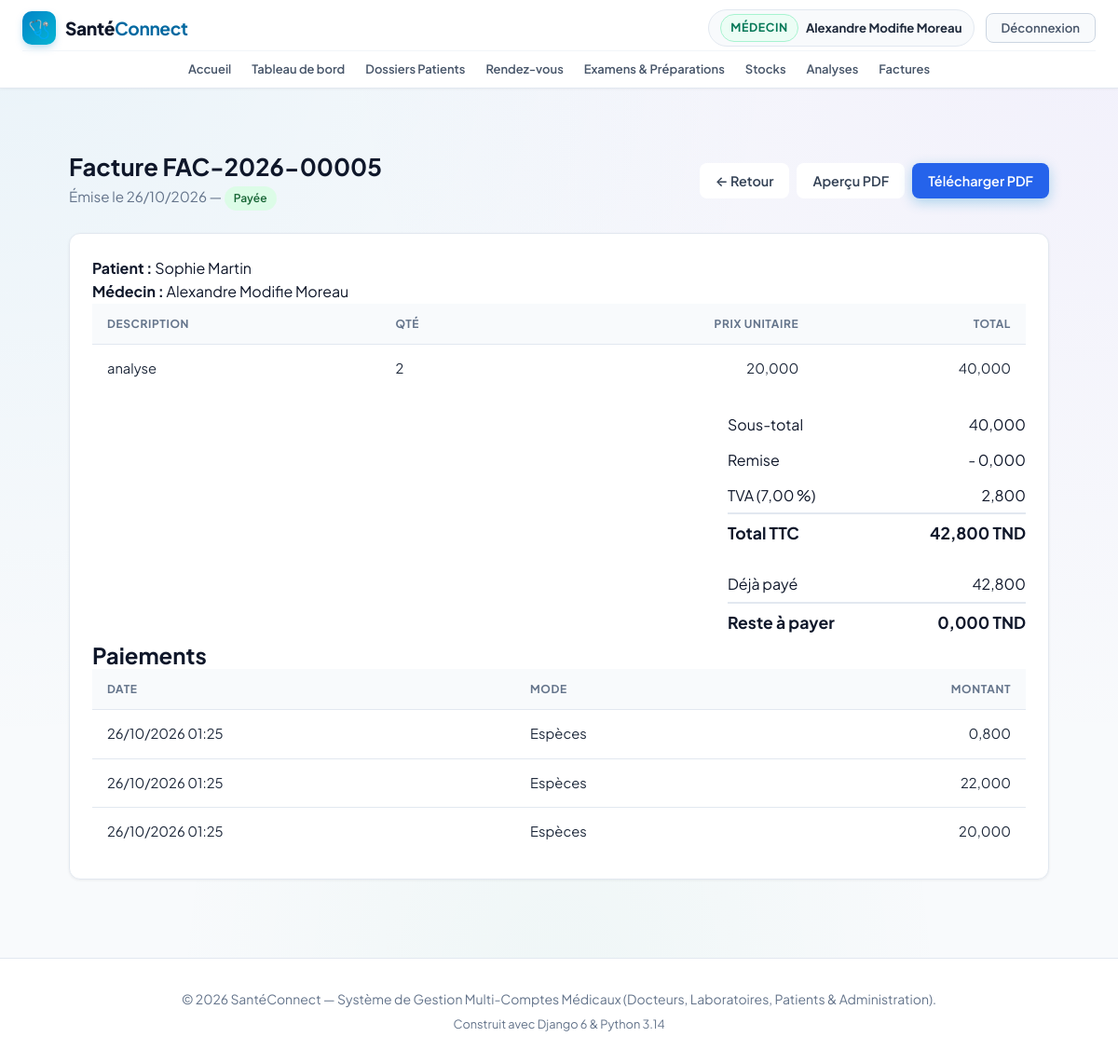
/billing/factures/8/ (signed in), run on the app's committed database.
### accounts/models.py (models this page shows, shortened)
class User(AbstractUser):
    class Role(models.TextChoices):
        ADMIN = 'ADMIN', 'Administrateur'
        DOCTEUR = 'DOCTEUR', 'Médecin'
        LABORATOIRE = 'LABORATOIRE', 'Laborantin'
        PATIENT = 'PATIENT', 'Patient'
    role = models.CharField(
        max_length=20,
        choices=Role.choices,
        default=Role.PATIENT,
        verbose_name="Rôle utilisateur"
    )
    phone = models.CharField(max_length=25, blank=True, null=True, verbose_name="Téléphone")
    address = models.CharField(max_length=255, blank=True, null=True, verbose_name="Adresse")
    city = models.CharField(max_length=100, blank=True, null=True, verbose_name="Ville")
    is_verified = models.BooleanField(
        default=False,
        verbose_name="Compte certifié / validé",
        help_text="Coché par l'administrateur pour valider l'activité d'un docteur ou laboratoire."
    )
    objects = CustomUserManager()
    class Meta:
        verbose_name = "Utilisateur"
        verbose_name_plural = "Tous les Utilisateurs"
    @property
    def is_doctor(self):
        return self.role == self.Role.DOCTEUR
    @property
    def is_laboratory(self):
        return self.role == self.Role.LABORATOIRE
    @property
    def is_patient(self):
        return self.role == self.Role.PATIENT
    @property
    def is_admin_user(self):
        return self.role == self.Role.ADMIN or self.is_superuser

### billing/models.py (models this page shows, shortened)
class Facture(models.Model):
    class Statut(models.TextChoices):
        EN_ATTENTE = 'EN_ATTENTE', 'En attente'
        PARTIELLE = 'PARTIELLE', 'Partiellement payée'
        PAYEE = 'PAYEE', 'Payée'
        ANNULEE = 'ANNULEE', 'Annulée'
    numero = models.CharField("Numéro", max_length=20, unique=True, blank=True)
    patient = models.ForeignKey(settings.AUTH_USER_MODEL, on_delete=models.PROTECT,
                                related_name='factures_patient',
                                limit_choices_to={'role': 'PATIENT'})
    medecin = models.ForeignKey(settings.AUTH_USER_MODEL, on_delete=models.PROTECT,
                                related_name='factures_medecin', null=True, blank=True,
                                limit_choices_to={'role': 'DOCTEUR'})
    date_emission = models.DateField("Date d'émission", auto_now_add=True)
    statut = models.CharField("Statut", max_length=20,
                              choices=Statut.choices, default=Statut.EN_ATTENTE)
    remise = models.DecimalField("Remise", max_digits=12, decimal_places=3, default=0)
    tva = models.DecimalField("TVA (%)", max_digits=5, decimal_places=2, default=0)
    class Meta:
        ordering = ['-date_emission', '-id']
    @property
    def sous_total(self):
        return sum((l.total for l in self.lignes.all()), Decimal('0'))
    @property
    def total_ht(self):
        return max(self.sous_total - self.remise, Decimal('0'))
    @property
    def montant_tva(self):
        return (self.total_ht * self.tva / Decimal('100')).quantize(Decimal('0.001'))
    @property
    def total_ttc(self):
        return self.total_ht + self.montant_tva
    def total_paye(self):
        return sum((p.montant for p in self.paiements.all()), Decimal('0'))
    def reste_a_payer(self):
        return self.total_ttc - self.total_paye()

class LigneFacture(models.Model):
    facture = models.ForeignKey(Facture, on_delete=models.CASCADE, related_name='lignes')
    tarif = models.ForeignKey(Tarif, on_delete=models.SET_NULL, null=True, blank=True)
    description = models.CharField("Description", max_length=200)
    reference = models.CharField("Référence", max_length=50, blank=True)
    quantite = models.PositiveIntegerField("Quantité", default=1)
    prix_unitaire = models.DecimalField("Prix unitaire", max_digits=12, decimal_places=3)
    @property
    def total(self):
        return self.quantite * self.prix_unitaire

class Paiement(models.Model):
    class Mode(models.TextChoices):
        ESPECES = 'ESPECES', 'Espèces'
        CARTE = 'CARTE', 'Carte bancaire'
        CHEQUE = 'CHEQUE', 'Chèque'
        VIREMENT = 'VIREMENT', 'Virement'
    facture = models.ForeignKey(Facture, on_delete=models.PROTECT, related_name='paiements')
    montant = models.DecimalField("Montant", max_digits=12, decimal_places=3,
                                  validators=[MinValueValidator(Decimal('0.001'))])
    mode = models.CharField("Mode", max_length=10, choices=Mode.choices, default=Mode.ESPECES)
    date_paiement = models.DateTimeField("Date", default=timezone.now)
    enregistre_par = models.ForeignKey(settings.AUTH_USER_MODEL, null=True, blank=True,
                                       on_delete=models.SET_NULL, related_name='+')
    class Meta:
        ordering = ['-date_paiement']

### billing/views.py (the view)
# urls.py: path('factures/<int:pk>/', views.facture_detail, name='facture_detail'),
@billing_access_required
def facture_detail(request, pk):
    facture = get_object_or_404(factures_visibles(request.user), pk=pk)
    peut_gerer = request.user.is_admin_user or request.user.is_doctor
    return render(request, 'billing/facture_detail.html',
                  {'facture': facture, 'peut_gerer': peut_gerer})

### billing/permissions.py (called while the page is built)
def role_required(test):
    def decorator(view):
        @wraps(view)
        def wrapper(request, *args, **kwargs):
            if not request.user.is_authenticated:
                return redirect_to_login(request.get_full_path())
            if not test(request.user):
                raise PermissionDenied
            return view(request, *args, **kwargs)
        return wrapper
    return decorator

def _is_billing_staff(u):
    return u.is_admin_user or (u.is_doctor and u.is_verified)

def _can_see_billing(u):
    return _is_billing_staff(u) or u.is_patient

def factures_visibles(user):
    from .models import Facture
    qs = Facture.objects.select_related('patient', 'medecin')
    if user.is_admin_user:
        return qs
    if user.is_doctor and user.is_verified:
        return qs.filter(medecin=user)
    if user.is_patient:
        return qs.filter(patient=user)
    return qs.none()

### billing/templates/billing/facture_detail.html (shortened to what this page needs)
{% extends 'base.html' %}
{% load static %}
{% block extra_css %}<link rel="stylesheet" href="{% static 'billing/billing.css' %}">{% endblock %}
{% block content %}
<div class="container billing-page">
    <div class="page-header">
        <div>
            <h1>Facture {{ facture.numero }}</h1>
            <p>Émise le {{ facture.date_emission|date:"d/m/Y" }} —
               <span class="badge badge-{{ facture.statut|lower }}">{{ facture.get_statut_display }}</span></p>
        </div>
        <div class="actions">
            <a href="{% url 'facture_list' %}" class="btn btn-light">← Retour</a>
            <a href="{% url 'facture_pdf' facture.pk %}?apercu=1" target="_blank" rel="noopener"
               class="btn btn-light"
               aria-label="Aperçu PDF de la facture {{ facture.numero }} (nouvel onglet)">Aperçu PDF</a>
            <a href="{% url 'facture_pdf' facture.pk %}" class="btn btn-primary"
               aria-label="Télécharger le PDF de la facture {{ facture.numero }}">Télécharger PDF</a>
        </div>
    </div>
    <div class="card"><div class="card-body">
        <p><strong>Patient :</strong> {{ facture.patient.get_full_name|default:facture.patient.username }}</p>
        {% if facture.medecin %}
        <p><strong>Médecin :</strong> {{ facture.medecin.get_full_name|default:facture.medecin.username }}</p>
        {% endif %}
        <div class="table-wrap">
        <table>
            <thead>
                <tr>
                    <th scope="col">Description</th>
                    <th scope="col">Qté</th>
                    <th scope="col" class="text-right">Prix unitaire</th>
                    <th scope="col" class="text-right">Total</th>
                </tr>
            </thead>
            <tbody>
                {% for l in facture.lignes.all %}
                <tr>
                    <td>{{ l.description }}</td>
                    <td>{{ l.quantite }}</td>
                    <td class="text-right">{{ l.prix_unitaire|floatformat:3 }}</td>
                    <td class="text-right">{{ l.total|floatformat:3 }}</td>
                </tr>
                {% empty %}
                <tr><td colspan="4" class="empty">Aucune ligne.</td></tr>
                {% endfor %}
            </tbody>
        </table>
        </div>
        <div class="totals">
            <div><span>Sous-total</span><span>{{ facture.sous_total|floatformat:3 }}</span></div>
            <div><span>Remise</span><span>- {{ facture.remise|floatformat:3 }}</span></div>
            <div><span>TVA ({{ facture.tva }} %)</span><span>{{ facture.montant_tva|floatformat:3 }}</span></div>
            <div class="grand"><span>Total TTC</span><span>{{ facture.total_ttc|floatformat:3 }} TND</span></div>
        </div>
        <div class="totals">
            <div><span>Déjà payé</span><span>{{ facture.total_paye|floatformat:3 }}</span></div>
            <div class="grand"><span>Reste à payer</span><span>{{ facture.reste_a_payer|floatformat:3 }} TND</span></div>
        </div>
        <h2>Paiements</h2>
        <div class="table-wrap">
        <table>
            <thead>
                <tr>
                    <th scope="col">Date</th>
                    <th scope="col">Mode</th>
                    <th scope="col" class="text-right">Montant</th>
                </tr>
            </thead>
            <tbody>
                {% for p in facture.paiements.all %}
                <tr>
                    <td>{{ p.date_paiement|date:"d/m/Y H:i" }}</td>
                    <td>{{ p.get_mode_display }}</td>
                    <td class="text-right">{{ p.montant|floatformat:3 }}</td>
                </tr>
                {% empty %}
                <tr><td colspan="3" class="empty">Aucun paiement.</td></tr>
                {% endfor %}
            </tbody>
        </table>
        </div>
    </div></div>
</div>
{% endblock %}

### templates/base.html (shortened to what this page needs)
{% load static %}
<!doctype html>
<html lang="fr">
  <head>
    <link rel="stylesheet" href="{% static 'css/style.css' %}?v=20261027_1" />
    {% block extra_css %}{% endblock %}
  </head>
  <body>
    <nav class="navbar" id="main-navbar" aria-label="Navigation principale">
      <div class="container navbar-inner">
        <div class="navbar-brand-section">
          <a href="{% url 'home' %}" class="logo-brand" id="brand-logo-link">
            <span class="logo-icon">🩺</span>
            <span class="logo-text"
              >Santé<strong style="color: var(--primary)">Connect</strong></span
            >
          </a>
        </div>
        <div class="nav-links" id="main-nav-links">
          <a href="{% url 'home' %}" class="nav-item-link" id="nav-home"
            >Accueil</a
          >
          {% if user.is_authenticated %}
            <a href="{% url 'dashboard' %}" class="nav-item-link" id="nav-dashboard">Tableau de bord</a>
            {% if user.is_admin_user or user.is_doctor %}
              <a href="{% url 'dossiers_patients_list' %}" class="nav-item-link" id="nav-dossiers">Dossiers Patients</a>
            {% endif %}
            {% if user.is_admin_user or user.is_doctor or user.is_patient %}
              <a href="{% url 'rendezvous:rdv_list' %}" class="nav-item-link" id="nav-rendezvous">Rendez-vous</a>
            {% endif %}
            {% if user.is_admin_user or user.is_doctor %}
              <a href="{% url 'examens_list' %}" class="nav-item-link" id="nav-examens">Examens &amp; Préparations</a>
            {% endif %}
            {% if user.is_admin_user or user.is_laboratory or user.is_doctor %}
              <a href="{% url 'stock:dashboard' %}" class="nav-item-link" id="nav-stock">Stocks</a>
            {% endif %}
            {% if user.is_laboratory %}
              <a href="{% url 'laboratoire:prelevement_list' %}" class="nav-item-link" id="nav-laboratoire">Prélèvements</a>
            {% elif user.is_doctor %}
              <a href="{% url 'laboratoire:demande_list' %}" class="nav-item-link">Analyses</a>
            {% endif %}
            {% if user.is_admin_user or user.is_patient or user.is_doctor and user.is_verified %}
              <a href="{% url 'facture_list' %}" class="nav-item-link" id="nav-factures">Factures</a>
            {% endif %}
          {% endif %}
        </div>
        <div class="navbar-user-actions" id="nav-user-actions">
          {% if user.is_authenticated %}
          <div class="nav-user-badge" id="nav-user-profile">
            <span class="badge-role {{ user.role }}"
              >{{ user.get_role_display }}</span
            >
            <a
              href="{% url 'profile' %}"
              class="nav-user-name-link"
              id="nav-profile-edit"
              title="Mon profil"
              >{{ user.get_full_name|default:user.username }}</a
            >
          </div>
          <a
            href="{% url 'logout' %}"
            class="nav-logout-btn"
            id="btn-nav-logout"
            >Déconnexion</a
          >
          {% endif %}
        </div>
      </div>
    </nav>
    <main id="contenu" style="flex: 1; padding: 24px 0 60px">
      {% block content %}{% endblock %}
    </main>
    <footer class="footer">
      <div class="container">
        <p>
          © 2026 SantéConnect — Système de Gestion Multi-Comptes Médicaux
          (Docteurs, Laboratoires, Patients & Administration).
        </p>
        <p style="margin-top: 6px; font-size: 0.8rem; color: #64748b">
          Construit avec Django 6 & Python 3.14
        </p>
      </div>
    </footer>
  </body>
</html>

### billing/static/billing/billing.css (style rules this page uses)
.billing-page { --primary: #2563eb; --primary-dark: #1d4ed8; --danger: #dc2626; --success-bg: #dcfce7; --success-text: #166534; --muted: #64748b; --border: #e2e8f0; --bg-soft: #f8fafc; max-width: 1100px; margin: 0 auto; padding: 24px; font-family: inherit; }
.billing-page .page-header { display: flex; justify-content: space-between; align-items: center; margin-bottom: 24px; flex-wrap: wrap; gap: 12px; }
.billing-page .page-header h1 { margin: 0; font-size: 1.6rem; color: #0f172a; }
.billing-page .page-header p { margin: 4px 0 0; color: var(--muted); font-size: .95rem; }
.billing-page .btn { display: inline-flex; align-items: center; gap: 6px; padding: 9px 16px; border-radius: 8px; border: 1px solid transparent; font-size: .9rem; font-weight: 600; text-decoration: none; cursor: pointer; transition: all .15s ease; }
.btn-primary { background: var(--primary); color: #fff; }
.btn-light { background: #fff; color: #334155; border-color: var(--border); }
.billing-page .card { background: #fff; border: 1px solid var(--border); border-radius: 12px; box-shadow: 0 1px 3px rgba(0,0,0,.06); overflow: hidden; }
.billing-page .card-body { padding: 24px; }
.billing-page .table-wrap { overflow-x: auto; }
.billing-page table { width: 100%; border-collapse: collapse; }
.billing-page th { background: var(--bg-soft); text-align: left; padding: 12px 16px; font-size: .75rem; text-transform: uppercase; letter-spacing: .05em; color: var(--muted); border-bottom: 1px solid var(--border); }
.billing-page td { padding: 14px 16px; border-bottom: 1px solid var(--border); font-size: .92rem; color: #1e293b; }
.billing-page tbody tr:last-child td { border-bottom: none; }
.billing-page .text-right { text-align: right; }
.billing-page .actions { display: flex; gap: 8px; justify-content: flex-end; }
.badge { display: inline-block; padding: 3px 10px; border-radius: 999px; font-size: .75rem; font-weight: 600; }
.badge-payee { background: #dcfce7; color: #166534; }
.billing-page .totals { margin-left: auto; max-width: 320px; margin-top: 16px; }
.billing-page .totals div { display: flex; justify-content: space-between; padding: 6px 0; }
.billing-page .totals .grand { border-top: 2px solid var(--border); font-weight: 700; font-size: 1.1rem; }
.badge-payee { background:#dcfce7; color:#166534; }
.billing-page .actions { display:flex; gap:8px; align-items:center; flex-wrap:wrap; }
.billing-page table { min-width: 560px; }

### data on the page
User: role "MÉDECIN", get_full_name "Alexandre Modifie Moreau"
Facture: numero "FAC-2026-00005", date_emission "26/10/2026", statut "Payée", patient.get_full_name "Sophie Martin", medecin.get_full_name "Alexandre Modifie Moreau", sous_total "40,000", remise "0,000", tva "7,00", montant_tva "2,800", total_ttc "42,800", total_paye "42,800", reste_a_payer "0,000"
LigneFacture: description "analyse", quantite "2", prix_unitaire "20,000", total "40,000"
Paiement: date_paiement "26/10/2026 01:25", mode "Espèces", montant "0,800"
Paiement: date_paiement "26/10/2026 01:25", mode "Espèces", montant "22,000"
Paiement: date_paiement "26/10/2026 01:25", mode "Espèces", montant "20,000"
